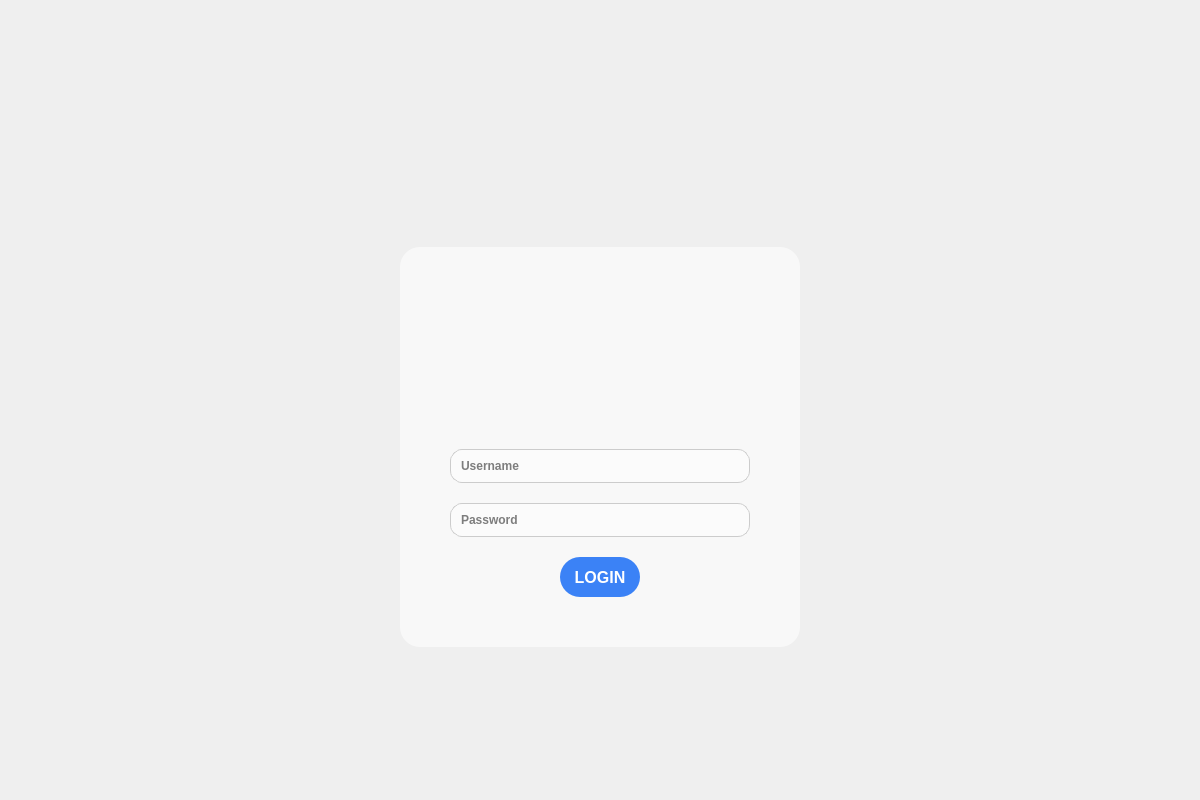
<?xml version="1.0" encoding="UTF-8"?>
<ui version="4.0">
 <class>login_page</class>
 <widget class="QWidget" name="login_page">
  <property name="geometry">
   <rect>
    <x>0</x>
    <y>0</y>
    <width>1200</width>
    <height>800</height>
   </rect>
  </property>
  <property name="minimumSize">
   <size>
    <width>1200</width>
    <height>800</height>
   </size>
  </property>
  <property name="maximumSize">
   <size>
    <width>1200</width>
    <height>800</height>
   </size>
  </property>
  <property name="windowTitle">
   <string>Form</string>
  </property>
  <layout class="QVBoxLayout" name="verticalLayout">
   <property name="spacing">
    <number>0</number>
   </property>
   <property name="leftMargin">
    <number>0</number>
   </property>
   <property name="topMargin">
    <number>0</number>
   </property>
   <property name="rightMargin">
    <number>0</number>
   </property>
   <property name="bottomMargin">
    <number>0</number>
   </property>
   <item>
    <widget class="QWidget" name="background_widget" native="true">
     <property name="minimumSize">
      <size>
       <width>1200</width>
       <height>800</height>
      </size>
     </property>
     <property name="maximumSize">
      <size>
       <width>1200</width>
       <height>800</height>
      </size>
     </property>
     <property name="font">
      <font>
       <bold>true</bold>
      </font>
     </property>
     <property name="layoutDirection">
      <enum>Qt::LayoutDirection::LeftToRight</enum>
     </property>
     <property name="styleSheet">
      <string notr="true">#background_widget {
    background-image: url(:/images/back.png);
    background-repeat: no-repeat;
    background-position: center;
}</string>
     </property>
     <layout class="QVBoxLayout" name="verticalLayout_2" stretch="0">
      <property name="spacing">
       <number>0</number>
      </property>
      <property name="leftMargin">
       <number>400</number>
      </property>
      <property name="topMargin">
       <number>0</number>
      </property>
      <property name="rightMargin">
       <number>0</number>
      </property>
      <property name="bottomMargin">
       <number>6</number>
      </property>
      <item>
       <widget class="QWidget" name="login_card" native="true">
        <property name="minimumSize">
         <size>
          <width>400</width>
          <height>400</height>
         </size>
        </property>
        <property name="maximumSize">
         <size>
          <width>300</width>
          <height>300</height>
         </size>
        </property>
        <property name="styleSheet">
         <string notr="true">#login_card {
    background-color: rgba(255, 255, 255, 150);
    border-radius: 20px;
}</string>
        </property>
        <layout class="QVBoxLayout" name="verticalLayout_3">
         <property name="spacing">
          <number>20</number>
         </property>
         <property name="leftMargin">
          <number>50</number>
         </property>
         <property name="topMargin">
          <number>50</number>
         </property>
         <property name="rightMargin">
          <number>50</number>
         </property>
         <property name="bottomMargin">
          <number>50</number>
         </property>
         <item>
          <layout class="QHBoxLayout" name="horizontalLayout_4" stretch="0">
           <property name="spacing">
            <number>6</number>
           </property>
           <property name="leftMargin">
            <number>0</number>
           </property>
           <property name="bottomMargin">
            <number>50</number>
           </property>
           <item>
            <widget class="QLabel" name="label">
             <property name="minimumSize">
              <size>
               <width>120</width>
               <height>120</height>
              </size>
             </property>
             <property name="maximumSize">
              <size>
               <width>90</width>
               <height>90</height>
              </size>
             </property>
             <property name="styleSheet">
              <string notr="true">QLabel {
    border-radius: 40px;
    background-color: transparent;
}</string>
             </property>
             <property name="text">
              <string/>
             </property>
             <property name="pixmap">
              <pixmap resource="../../resources/adam_logo_image.qrc">:/images/Adamak.png</pixmap>
             </property>
             <property name="scaledContents">
              <bool>true</bool>
             </property>
             <property name="alignment">
              <set>Qt::AlignmentFlag::AlignCenter</set>
             </property>
            </widget>
           </item>
          </layout>
         </item>
         <item>
          <layout class="QHBoxLayout" name="horizontalLayout">
           <item>
            <widget class="QLineEdit" name="username_lineedit">
             <property name="styleSheet">
              <string notr="true">QLineEdit {
    border: 1px solid #cccccc;
    border-radius: 12px;
    padding: 8px;
    background-color: rgba(255,255,255,120);
}

QLineEdit:hover {
    border: 2px solid #60A5FA;
}

QLineEdit:focus {
    border: 2px solid #3B82F6;
}</string>
             </property>
             <property name="text">
              <string/>
             </property>
             <property name="placeholderText">
              <string comment="نام کاربری" extracomment="نام کاربری">Username</string>
             </property>
             <property name="cursorMoveStyle">
              <enum>Qt::CursorMoveStyle::LogicalMoveStyle</enum>
             </property>
             <property name="clearButtonEnabled">
              <bool>false</bool>
             </property>
            </widget>
           </item>
          </layout>
         </item>
         <item>
          <layout class="QHBoxLayout" name="horizontalLayout_2">
           <item>
            <widget class="QLineEdit" name="password_lineedit">
             <property name="layoutDirection">
              <enum>Qt::LayoutDirection::RightToLeft</enum>
             </property>
             <property name="styleSheet">
              <string notr="true">QLineEdit {
    border: 1px solid #cccccc;
    border-radius: 12px;
    padding: 8px;
    background-color: rgba(255,255,255,120);
}

QLineEdit:hover {
    border: 2px solid #60A5FA;
}

QLineEdit:focus {
    border: 2px solid #3B82F6;
}</string>
             </property>
             <property name="text">
              <string/>
             </property>
             <property name="echoMode">
              <enum>QLineEdit::EchoMode::Password</enum>
             </property>
             <property name="placeholderText">
              <string>Password</string>
             </property>
            </widget>
           </item>
          </layout>
         </item>
         <item>
          <layout class="QHBoxLayout" name="horizontalLayout_5">
           <item>
            <widget class="QPushButton" name="login_button">
             <property name="enabled">
              <bool>true</bool>
             </property>
             <property name="sizePolicy">
              <sizepolicy hsizetype="Fixed" vsizetype="Fixed">
               <horstretch>0</horstretch>
               <verstretch>0</verstretch>
              </sizepolicy>
             </property>
             <property name="minimumSize">
              <size>
               <width>40</width>
               <height>40</height>
              </size>
             </property>
             <property name="maximumSize">
              <size>
               <width>80</width>
               <height>80</height>
              </size>
             </property>
             <property name="font">
              <font>
               <pointsize>12</pointsize>
               <bold>true</bold>
              </font>
             </property>
             <property name="layoutDirection">
              <enum>Qt::LayoutDirection::LeftToRight</enum>
             </property>
             <property name="autoFillBackground">
              <bool>false</bool>
             </property>
             <property name="styleSheet">
              <string notr="true">QPushButton#login_button {
    background-color: #3B82F6;
    color: white;
    border-radius: 20px;
}

QPushButton#login_button:hover {
    background-color: #2563EB;
}

QPushButton#login_button:pressed {
    background-color: #1D4ED8;
}</string>
             </property>
             <property name="inputMethodHints">
              <set>Qt::InputMethodHint::ImhNone</set>
             </property>
             <property name="text">
              <string>LOGIN</string>
             </property>
             <property name="iconSize">
              <size>
               <width>16</width>
               <height>15</height>
              </size>
             </property>
             <property name="autoDefault">
              <bool>false</bool>
             </property>
             <property name="default">
              <bool>false</bool>
             </property>
             <property name="flat">
              <bool>false</bool>
             </property>
            </widget>
           </item>
          </layout>
         </item>
        </layout>
       </widget>
      </item>
     </layout>
    </widget>
   </item>
  </layout>
 </widget>
 <resources>
  <include location="../../resources/back_ground_image.qrc"/>
  <include location="../../resources/adam_logo_image.qrc"/>
 </resources>
 <connections/>
</ui>
